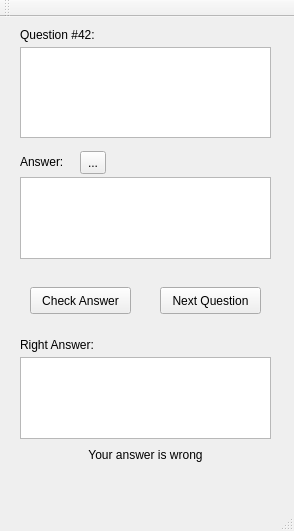
<?xml version="1.0" encoding="UTF-8"?>
<ui version="4.0">
 <class>MainWindow</class>
 <widget class="QMainWindow" name="MainWindow">
  <property name="geometry">
   <rect>
    <x>0</x>
    <y>0</y>
    <width>294</width>
    <height>531</height>
   </rect>
  </property>
  <property name="windowTitle">
   <string>Linp</string>
  </property>
  <widget class="QWidget" name="centralWidget">
   <widget class="QLabel" name="questionLabel">
    <property name="geometry">
     <rect>
      <x>20</x>
      <y>10</y>
      <width>251</width>
      <height>16</height>
     </rect>
    </property>
    <property name="text">
     <string>Question #42:</string>
    </property>
   </widget>
   <widget class="QTextEdit" name="questionTextEdit">
    <property name="geometry">
     <rect>
      <x>20</x>
      <y>30</y>
      <width>251</width>
      <height>91</height>
     </rect>
    </property>
    <property name="readOnly">
     <bool>true</bool>
    </property>
   </widget>
   <widget class="QLabel" name="internalAnserLabel">
    <property name="geometry">
     <rect>
      <x>20</x>
      <y>134</y>
      <width>57</width>
      <height>21</height>
     </rect>
    </property>
    <property name="text">
     <string>Answer:</string>
    </property>
   </widget>
   <widget class="QTextEdit" name="answerTextEdit">
    <property name="geometry">
     <rect>
      <x>20</x>
      <y>160</y>
      <width>251</width>
      <height>82</height>
     </rect>
    </property>
   </widget>
   <widget class="QToolButton" name="voiceRecButton">
    <property name="geometry">
     <rect>
      <x>80</x>
      <y>134</y>
      <width>26</width>
      <height>23</height>
     </rect>
    </property>
    <property name="text">
     <string>...</string>
    </property>
   </widget>
   <widget class="QPushButton" name="nextQuestionButton">
    <property name="geometry">
     <rect>
      <x>160</x>
      <y>270</y>
      <width>101</width>
      <height>27</height>
     </rect>
    </property>
    <property name="text">
     <string>Next Question</string>
    </property>
   </widget>
   <widget class="QPushButton" name="checkAnswerButton">
    <property name="geometry">
     <rect>
      <x>30</x>
      <y>270</y>
      <width>101</width>
      <height>27</height>
     </rect>
    </property>
    <property name="text">
     <string>Check Answer</string>
    </property>
   </widget>
   <widget class="QLabel" name="internalRightAnswerlabel">
    <property name="geometry">
     <rect>
      <x>20</x>
      <y>320</y>
      <width>101</width>
      <height>16</height>
     </rect>
    </property>
    <property name="text">
     <string>Right Answer:</string>
    </property>
   </widget>
   <widget class="QTextEdit" name="rightAnswerTextEdit">
    <property name="geometry">
     <rect>
      <x>20</x>
      <y>340</y>
      <width>251</width>
      <height>82</height>
     </rect>
    </property>
    <property name="readOnly">
     <bool>true</bool>
    </property>
   </widget>
   <widget class="QLabel" name="answerStatusLabel">
    <property name="geometry">
     <rect>
      <x>20</x>
      <y>430</y>
      <width>251</width>
      <height>16</height>
     </rect>
    </property>
    <property name="text">
     <string>Your answer is wrong</string>
    </property>
    <property name="alignment">
     <set>Qt::AlignCenter</set>
    </property>
   </widget>
  </widget>
  <widget class="QMenuBar" name="menuBar">
   <property name="geometry">
    <rect>
     <x>0</x>
     <y>0</y>
     <width>294</width>
     <height>21</height>
    </rect>
   </property>
  </widget>
  <widget class="QToolBar" name="mainToolBar">
   <attribute name="toolBarArea">
    <enum>TopToolBarArea</enum>
   </attribute>
   <attribute name="toolBarBreak">
    <bool>false</bool>
   </attribute>
  </widget>
  <widget class="QStatusBar" name="statusBar"/>
 </widget>
 <layoutdefault spacing="6" margin="11"/>
 <resources/>
 <connections/>
</ui>
